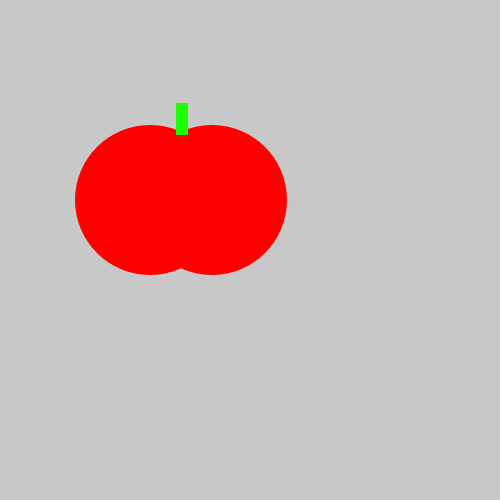
Frame 1 (no input)
Frame 60 (the mouse pressed at the canvas centre just before this capture): identical to frame 1, image omitted
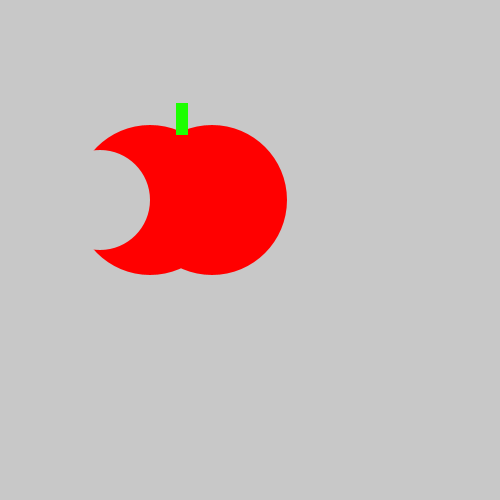
Frame 120 (the mouse held since frame 60 and released just before this capture)

The Processing sketch that drew these frames (run headless with seeded random() and noise(); from frame 60 on, the mouse is pressed at the canvas centre):

// Processing sketch: tasty_tomato
// ── tasty_tomato.pde
void setup() {
    size(500, 500);
}
void draw() {
    fill (#FF0000);
  background(200, 200, 200);
    noStroke();
    ellipse(150, 200, 150, 150);
    ellipse(212, 200, 150, 150);
    fill(#1CFF00);
    rect(176, 103, 12, 32);
    if (mousePressed){
 fill(200,200,200); 
 ellipse(100,200,100,100);}
}
